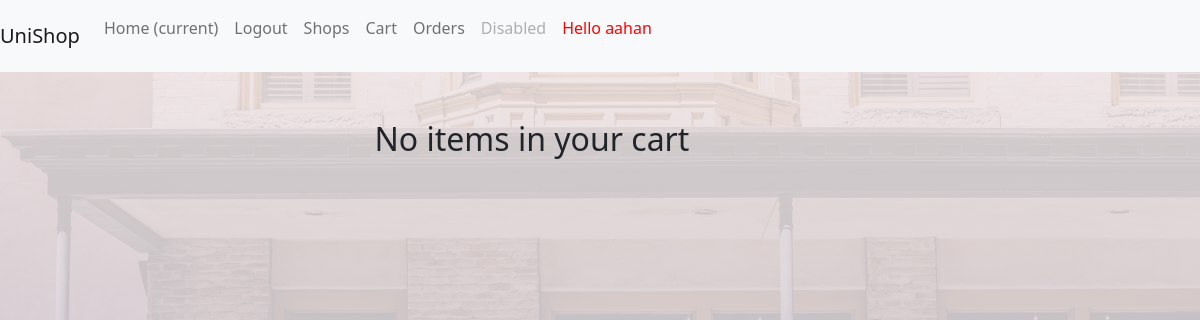
Page /cart/ (signed in) on the earlier database version.
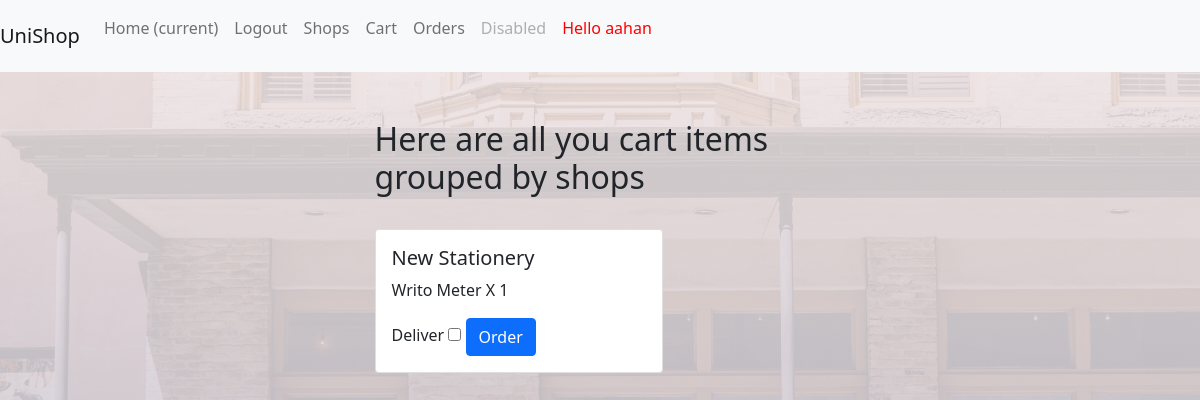
Same page on the later database version.
### unishop/models.py (models this page shows, shortened)
class Shop(models.Model):
    name = models.CharField(max_length=100)
    location = models.CharField(max_length=100)
    pincode = models.PositiveIntegerField()
    owner = models.OneToOneField(User,on_delete=models.CASCADE,related_name="shop")
    image_name = models.TextField(null = True)
    class Meta:
        db_table = "Shop"

class CartItem(models.Model):
    product = models.ForeignKey('Product',on_delete = models.CASCADE)
    user = models.ForeignKey(User,on_delete=models.CASCADE)
    quantity = models.PositiveIntegerField()
    class Meta:
        db_table = "CartItem"

class Product(models.Model):
    brand = models.CharField(max_length=50)
    name = models.CharField(max_length=50)
    price = models.PositiveIntegerField()
    quantity = models.PositiveIntegerField()
    image_name = models.TextField(null=True)
    shop = models.ForeignKey('Shop',on_delete=models.CASCADE)
    class Meta:
        db_table = "Product"

### unishop/views.py (the view)
# urls.py: path('cart/',views.cart,name = "cart"),
@login_required
def cart(request):
    cart_items = request.user.cartitem_set.all()
    cart_all = cart_items
    cart_grouped = []
    shop_ids = set([item.product.shop.id for item in cart_items])
    for shop_id in shop_ids:
        shop = Shop.objects.get(id = shop_id)
        items = []
        for cart_item in cart_all:
            if cart_item.product.shop.id == shop_id:
                items.append(cart_item)
        total = sum (item.product.price for item in items)
        cart_grouped.append({"shop" : shop,"items" : items , "total" : total})
    return render(request,'unishop/cart.html',{
        "cart_items" : cart_grouped
    })

### unishop/templates/unishop/cart.html (shortened to what this page needs)
{% extends 'unishop/base.html' %}
{% block bodyblock %}
<div class = "container">
    <div class = "row align-items-center justify-content-center">
    {% if not cart_items %}
    <div class = "col-sm-10 col-md-6 col-lg-5 mt-5">
        <h2> No items in your cart </h2>
    </div>
    {% else %}
    <br>
    <div class = "col-sm-10 col-md-6 col-lg-5 mt-5">
        <h2> Here are all you cart items grouped by shops</h2>
    </div>
</div>
    <br>
    <div class = "row align-items-center justify-content-center">
    <div class = "col-sm-10 col-md-6 col-lg-5">
            {% for cart_item in cart_items  %}
                    <div class="card" style="width: 18rem;">
                        <div class="card-body">
                          <h5 class="card-title">{{ cart_item.shop.name }}</h5>
                          {% for item  in cart_item.items %}
                    <p class = "card-text">{{item.product.name}}  X {{item.quantity}} </p>
                    {% endfor %}
                          <form method = "POST" action="/order/">
                            <label for="deliver">Deliver</label>
                            <input  name = "deliver" id = "deliver" type="checkbox">
                            <button class = "btn btn-primary" type = "submit" >Order</button>
                        </form>
                        </div>
                      </div>
            {% endfor %}
    </div>
    {% endif %}
</div>
</div>
{% endblock bodyblock %}

Differences in the rows shown:
now on this page (row unchanged): Shop: shop.name "New Stationery"
added CartItem: product.name "Writo Meter", quantity "1"
Other differences:
text no longer shown: "No items in your cart"
text now shown: "Here are all you cart items grouped by shops"
